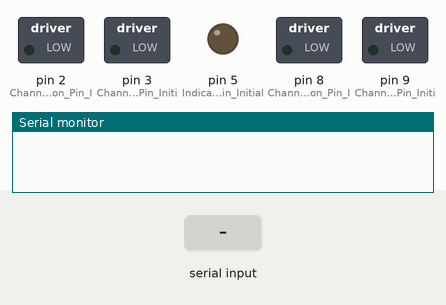
Recording of a sketch running on a simulated Arduino Uno, built with avr-gcc and run on an emulated ATmega328P. On the bench: switched loads named in the sketch (green lamp = pin HIGH), output pins drawn as LEDs (lit = HIGH), the last lines printed to the serial monitor. The inputs (shaded band) are chosen by the test bench.

Above: at 1.2 s.
1.3 s: "1R2L" received over Serial
At 1.7 s:
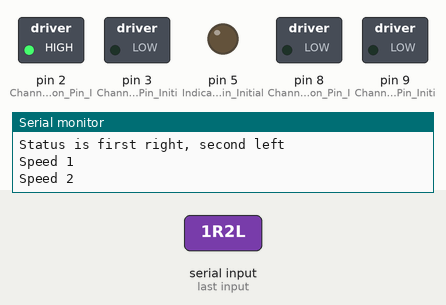
2.8 s: "1L2R" received over Serial
At 3.1 s:
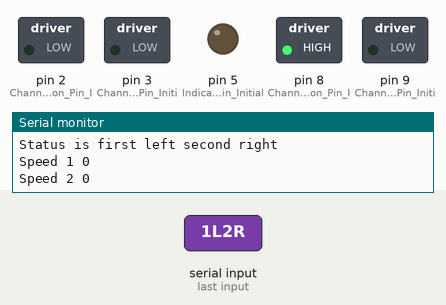
4.3 s: "1R2R" received over Serial
At 5.5 s:
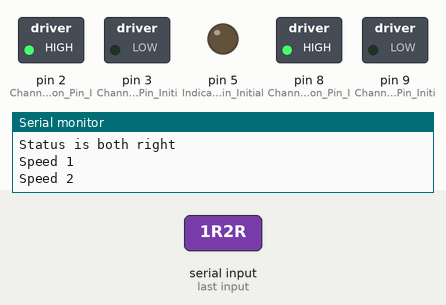
5.8 s: "Stan" received over Serial
At 7.1 s:
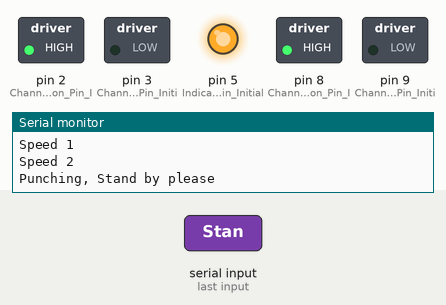
8.8 s: "Stan" received over Serial
At 15.0 s:
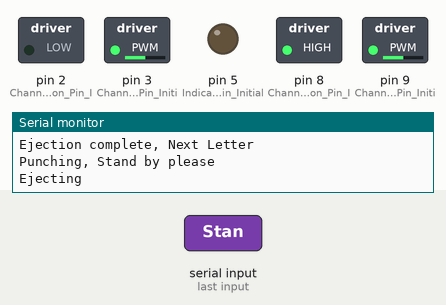
Timing chart, 0 to 15.3 s (numbered marks = the images above; inputs shaded):
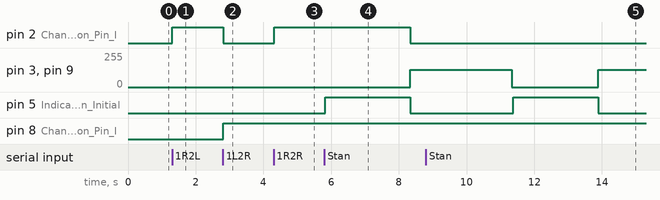

Measured:
- after the input at 1.3 s, pin 2 (Channel_A_Direction_Pin_I): LOW → HIGH at once
- after the input at 2.8 s, pin 2 (Channel_A_Direction_Pin_I): HIGH → LOW at once; pin 8 (Channel_B_Direction_Pin_I): LOW → HIGH at once
- after the input at 4.3 s, pin 2 (Channel_A_Direction_Pin_I): LOW → HIGH at once
- after the input at 5.8 s, pin 2 (Channel_A_Direction_Pin_I): HIGH → LOW after 2.5 s; pin 3 (Channel_A_Speed_Pin_Initi), pin 9 (Channel_B_Speed_Pin_Initi): 0/255 → 128/255 after 2.5 s; pin 5 (Indicator_LED_Pin_Initial): LOW → HIGH at once, → LOW 2.5 s later
- after the input at 8.8 s, pin 5 (Indicator_LED_Pin_Initial): LOW → HIGH after 2.6 s, → LOW 2.5 s later

The sketch:

MotorPlusSerial.ino
```cpp
char inByte;
String command;
String Mode;
String Speed1;
String Speed2;
char Speed1Array[4];
char Speed2Array[4];
int Speed1Int;
int Speed2Int;
void setup() {
  // put your setup code here, to run once:
  Serial.begin(9600);
  pinMode(3,OUTPUT);       //Channel A Speed Pin Initialize
  pinMode(9,OUTPUT);       //Channel B Speed Pin Initialize
  pinMode(2,OUTPUT);      //Channel A Direction Pin Initialize
  pinMode(8,OUTPUT);      //Channel B Direction Pin Initialize
  pinMode(5,OUTPUT);      //Indicator LED Pin Initialize
  digitalWrite(5,LOW);
}

void loop() {
  // put your main code here, to run repeatedly:
    while (Serial.available() > 0){
    inByte = Serial.read();
    if ((inByte >= 65 && inByte <= 90) || (inByte >=97 && inByte <=122) || (inByte >= 48 &&
    inByte <=57) || inByte == 43 || inByte == 61 || inByte == 63) {
      command.concat(inByte);
    }
  }
  Mode = command.substring(0,4);
  Speed1 = command.substring(4,7);
  Speed2 = command.substring(7);
  Speed1.toCharArray(Speed1Array,4);
  Speed2.toCharArray(Speed2Array,4);
  Speed1Int = atoi(Speed1Array);
  Speed2Int = atoi(Speed2Array);
  if (Mode.equalsIgnoreCase("1R2L")){
      Serial.println("Status is first right, second left");
      Serial.print("Speed 1 ");
      Serial.println(Speed1);
      Serial.print("Speed 2 ");
      Serial.println(Speed2);
      digitalWrite(2, HIGH);
      digitalWrite(8, LOW);
      analogWrite(3, Speed1Int);
      analogWrite(9, Speed2Int);
      delay(500);
  }
  if (Mode.equalsIgnoreCase("1L2R")){
      Serial.println("Status is first left second right");
      Serial.print("Speed 1 ");
      Serial.println(Speed1Int);
      Serial.print("Speed 2 ");
      Serial.println(Speed2Int);
      digitalWrite(2, LOW);
      digitalWrite(8, HIGH);
      analogWrite(3, Speed1Int);
      analogWrite(9, Speed2Int);
      delay(500);
  }
  if (Mode.equalsIgnoreCase("1R2R")){
      Serial.println("Status is both right");
      Serial.print("Speed 1 ");
      Serial.println(Speed1);
      Serial.print("Speed 2 ");
      Serial.println(Speed2);
      digitalWrite(2, HIGH);
      digitalWrite(8, HIGH);
      analogWrite(3, Speed1Int);
      analogWrite(9, Speed2Int);
      delay(500);
  }
  if (Mode.equalsIgnoreCase("1L2L")){
      Serial.println("Status is both left");
      Serial.print("Speed 1 ");
      Serial.println(Speed1);
      Serial.print("Speed 2 ");
      Serial.println(Speed2);
      digitalWrite(2, LOW);
      digitalWrite(8, LOW);
      analogWrite(3, Speed1Int);
      analogWrite(9, Speed2Int);
      delay(500);
  }
  if (Mode.equalsIgnoreCase("Stan")){
    Serial.println("Punching, Stand by please");
    analogWrite(3,0);
    analogWrite(9,0);
    digitalWrite(5,HIGH);
    delay(2500);
    digitalWrite(5,LOW);
    Serial.println("Ejecting");
    digitalWrite(2, LOW);
    digitalWrite(8, HIGH);
    analogWrite(3, 128);
    analogWrite(9, 128);
    delay(3000);
    analogWrite(3, 0);
    analogWrite(9, 0);
    Serial.println("Ejection complete, Next Letter");
  }

  delay(50);
  command = "";
}
```
